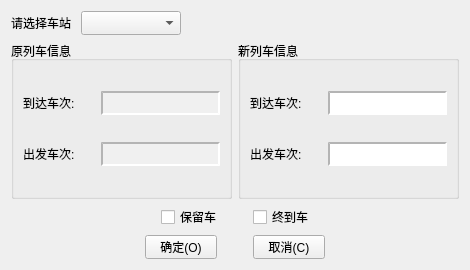
<?xml version="1.0" encoding="UTF-8"?>
<ui version="4.0">
 <class>TrainNunberChangeWidget</class>
 <widget class="QWidget" name="TrainNunberChangeWidget">
  <property name="geometry">
   <rect>
    <x>0</x>
    <y>0</y>
    <width>470</width>
    <height>270</height>
   </rect>
  </property>
  <property name="windowTitle">
   <string>设置车次</string>
  </property>
  <property name="styleSheet">
   <string notr="true">QLineEdit{
	background-color: rgb(255, 255, 255);
	padding-left: 8px;
	border-top:2px inset rgb(180, 180, 180);
	border-left:2px inset rgb(180, 180, 180);
	border-bottom:2px inset rgb(240, 240, 240);
	border-right:2px inset rgb(240, 240, 240);
}

QLineEdit:!enabled{
	background-color: rgb(240, 240, 240);
	padding-left: 8px;
	border-top:2px inset rgb(180, 180, 180);
	border-left:2px inset rgb(180, 180, 180);
	border-bottom:2px inset rgb(240, 240, 240);
	border-right:2px inset rgb(240, 240, 240);
}</string>
  </property>
  <layout class="QVBoxLayout" name="verticalLayout" stretch="0,1,0,0">
   <item>
    <layout class="QHBoxLayout" name="horizontalLayout">
     <item>
      <widget class="QLabel" name="label">
       <property name="minimumSize">
        <size>
         <width>64</width>
         <height>24</height>
        </size>
       </property>
       <property name="maximumSize">
        <size>
         <width>64</width>
         <height>24</height>
        </size>
       </property>
       <property name="text">
        <string>请选择车站</string>
       </property>
      </widget>
     </item>
     <item>
      <widget class="QComboBox" name="comboBox">
       <property name="minimumSize">
        <size>
         <width>100</width>
         <height>24</height>
        </size>
       </property>
       <property name="maximumSize">
        <size>
         <width>100</width>
         <height>24</height>
        </size>
       </property>
      </widget>
     </item>
     <item>
      <spacer name="horizontalSpacer">
       <property name="orientation">
        <enum>Qt::Horizontal</enum>
       </property>
       <property name="sizeHint" stdset="0">
        <size>
         <width>40</width>
         <height>20</height>
        </size>
       </property>
      </spacer>
     </item>
    </layout>
   </item>
   <item>
    <layout class="QHBoxLayout" name="horizontalLayout_2">
     <item>
      <widget class="QGroupBox" name="groupBox">
       <property name="title">
        <string>原列车信息</string>
       </property>
       <layout class="QGridLayout" name="gridLayout">
        <item row="0" column="0">
         <widget class="QLabel" name="label_2">
          <property name="minimumSize">
           <size>
            <width>72</width>
            <height>24</height>
           </size>
          </property>
          <property name="maximumSize">
           <size>
            <width>72</width>
            <height>24</height>
           </size>
          </property>
          <property name="text">
           <string>到达车次:</string>
          </property>
         </widget>
        </item>
        <item row="0" column="1">
         <widget class="QLineEdit" name="lineEdit">
          <property name="enabled">
           <bool>false</bool>
          </property>
          <property name="minimumSize">
           <size>
            <width>0</width>
            <height>24</height>
           </size>
          </property>
          <property name="maximumSize">
           <size>
            <width>16777215</width>
            <height>24</height>
           </size>
          </property>
         </widget>
        </item>
        <item row="1" column="1">
         <widget class="QLineEdit" name="lineEdit_2">
          <property name="enabled">
           <bool>false</bool>
          </property>
          <property name="minimumSize">
           <size>
            <width>0</width>
            <height>24</height>
           </size>
          </property>
          <property name="maximumSize">
           <size>
            <width>16777215</width>
            <height>24</height>
           </size>
          </property>
         </widget>
        </item>
        <item row="1" column="0">
         <widget class="QLabel" name="label_3">
          <property name="minimumSize">
           <size>
            <width>72</width>
            <height>24</height>
           </size>
          </property>
          <property name="maximumSize">
           <size>
            <width>72</width>
            <height>24</height>
           </size>
          </property>
          <property name="text">
           <string>出发车次:</string>
          </property>
         </widget>
        </item>
       </layout>
      </widget>
     </item>
     <item>
      <widget class="QGroupBox" name="groupBox_2">
       <property name="title">
        <string>新列车信息</string>
       </property>
       <layout class="QGridLayout" name="gridLayout_2">
        <item row="0" column="1">
         <widget class="QLineEdit" name="lineEdit_3">
          <property name="minimumSize">
           <size>
            <width>0</width>
            <height>24</height>
           </size>
          </property>
          <property name="maximumSize">
           <size>
            <width>16777215</width>
            <height>24</height>
           </size>
          </property>
         </widget>
        </item>
        <item row="1" column="1">
         <widget class="QLineEdit" name="lineEdit_4">
          <property name="minimumSize">
           <size>
            <width>0</width>
            <height>24</height>
           </size>
          </property>
          <property name="maximumSize">
           <size>
            <width>16777215</width>
            <height>24</height>
           </size>
          </property>
         </widget>
        </item>
        <item row="0" column="0">
         <widget class="QLabel" name="label_4">
          <property name="minimumSize">
           <size>
            <width>72</width>
            <height>24</height>
           </size>
          </property>
          <property name="maximumSize">
           <size>
            <width>72</width>
            <height>24</height>
           </size>
          </property>
          <property name="text">
           <string>到达车次:</string>
          </property>
         </widget>
        </item>
        <item row="1" column="0">
         <widget class="QLabel" name="label_5">
          <property name="minimumSize">
           <size>
            <width>72</width>
            <height>24</height>
           </size>
          </property>
          <property name="maximumSize">
           <size>
            <width>72</width>
            <height>24</height>
           </size>
          </property>
          <property name="text">
           <string>出发车次:</string>
          </property>
         </widget>
        </item>
       </layout>
      </widget>
     </item>
    </layout>
   </item>
   <item>
    <layout class="QHBoxLayout" name="horizontalLayout_3">
     <property name="spacing">
      <number>36</number>
     </property>
     <item>
      <spacer name="horizontalSpacer_2">
       <property name="orientation">
        <enum>Qt::Horizontal</enum>
       </property>
       <property name="sizeHint" stdset="0">
        <size>
         <width>40</width>
         <height>20</height>
        </size>
       </property>
      </spacer>
     </item>
     <item>
      <widget class="QCheckBox" name="checkBox">
       <property name="minimumSize">
        <size>
         <width>56</width>
         <height>24</height>
        </size>
       </property>
       <property name="maximumSize">
        <size>
         <width>56</width>
         <height>24</height>
        </size>
       </property>
       <property name="text">
        <string>保留车</string>
       </property>
      </widget>
     </item>
     <item>
      <widget class="QCheckBox" name="checkBox_2">
       <property name="minimumSize">
        <size>
         <width>56</width>
         <height>24</height>
        </size>
       </property>
       <property name="maximumSize">
        <size>
         <width>56</width>
         <height>24</height>
        </size>
       </property>
       <property name="text">
        <string>终到车</string>
       </property>
      </widget>
     </item>
     <item>
      <spacer name="horizontalSpacer_3">
       <property name="orientation">
        <enum>Qt::Horizontal</enum>
       </property>
       <property name="sizeHint" stdset="0">
        <size>
         <width>40</width>
         <height>20</height>
        </size>
       </property>
      </spacer>
     </item>
    </layout>
   </item>
   <item>
    <layout class="QHBoxLayout" name="horizontalLayout_4">
     <property name="spacing">
      <number>36</number>
     </property>
     <item>
      <spacer name="horizontalSpacer_4">
       <property name="orientation">
        <enum>Qt::Horizontal</enum>
       </property>
       <property name="sizeHint" stdset="0">
        <size>
         <width>40</width>
         <height>20</height>
        </size>
       </property>
      </spacer>
     </item>
     <item>
      <widget class="QPushButton" name="pushButton">
       <property name="minimumSize">
        <size>
         <width>72</width>
         <height>24</height>
        </size>
       </property>
       <property name="maximumSize">
        <size>
         <width>72</width>
         <height>24</height>
        </size>
       </property>
       <property name="text">
        <string>确定(O)</string>
       </property>
      </widget>
     </item>
     <item>
      <widget class="QPushButton" name="pushButton_2">
       <property name="minimumSize">
        <size>
         <width>72</width>
         <height>24</height>
        </size>
       </property>
       <property name="maximumSize">
        <size>
         <width>72</width>
         <height>24</height>
        </size>
       </property>
       <property name="text">
        <string>取消(C)</string>
       </property>
      </widget>
     </item>
     <item>
      <spacer name="horizontalSpacer_5">
       <property name="orientation">
        <enum>Qt::Horizontal</enum>
       </property>
       <property name="sizeHint" stdset="0">
        <size>
         <width>40</width>
         <height>20</height>
        </size>
       </property>
      </spacer>
     </item>
    </layout>
   </item>
  </layout>
 </widget>
 <resources/>
 <connections/>
</ui>
